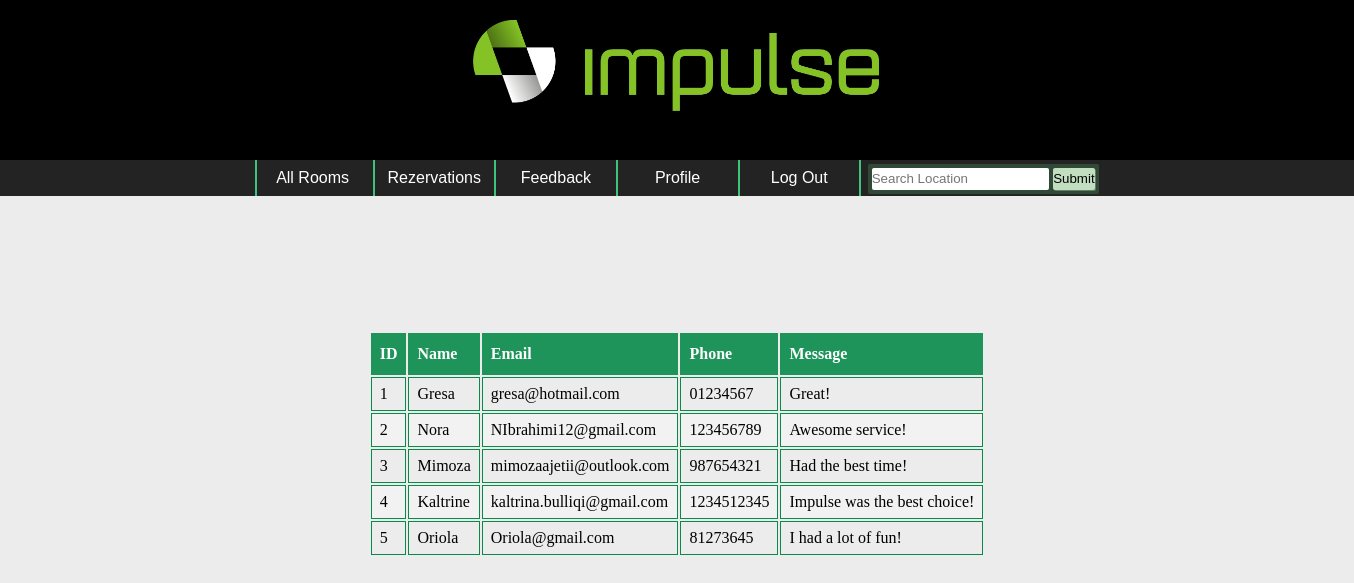
The app's page /feedback.php, older data.
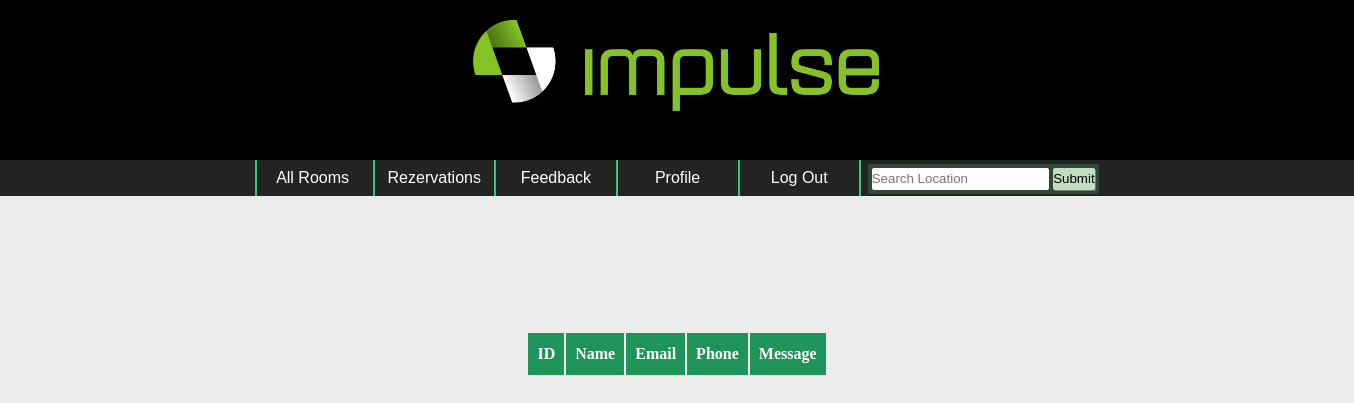
The same page, newer data.
### tables this page shows
CREATE TABLE `feedback` (
  `id` int(11) NOT NULL,
  `name` varchar(50) NOT NULL,
  `email` varchar(50) NOT NULL,
  `phone` varchar(50) NOT NULL,
  `message` varchar(250) NOT NULL
);

### feedback.php (the view, shortened to what this page needs)
<!DOCTYPE html>
<html>
<head>
</head>
<?php
    require_once('db.php');
?>
  <body>
      <div align="center">
                            <table id="feedbacks">
                                <thead >
                                    <th>ID</th>
                                    <th>Name</th>
                                    <th>Email</th>
                                    <th>Phone</th>
                                    <th>Message</th>
                                </thead>
                                <tbody>
                                    <?php
                                        $q = "SELECT * FROM feedback ORDER BY feedback.id ASC";
                                        $run = mysqli_query($con, $q);
                                        if(mysqli_num_rows($run) > 0){
                                            while($row = mysqli_fetch_array($run)){
                                    ?>
                                    <tr>
                                        <td><?php echo $row['id']; ?></td>
                                        <td><?php echo $row['name']; ?></td>
                                        <td><?php echo $row['email']; ?></td>
                                        <td ><?php echo $row['phone']; ?></td>
                                        <td><?php echo $row['message']; ?></td>
                                    </tr>
                                    <?php
                                            }
                                        }
                                    ?>
                                </tbody>
                            </table>
</div>
</body></html>

Row changes from the older to the newer data that the page shows:
removed feedback: id "1", name "Gresa", email "gresa@hotmail.com", phone "01234567", message "Great!"
removed feedback: id "2", name "Nora", email "NIbrahimi12@gmail.com", phone "123456789", message "Awesome service!"
removed feedback: id "3", name "Mimoza", email "mimozaajetii@outlook.com", phone "987654321", message "Had the best time!"
removed feedback: id "4", name "Kaltrine", email "kaltrina.bulliqi@gmail.com", phone "1234512345", message "Impulse was the best choice!"
removed feedback: id "5", name "Oriola", email "Oriola@gmail.com", phone "81273645", message "I had a lot of fun!"
